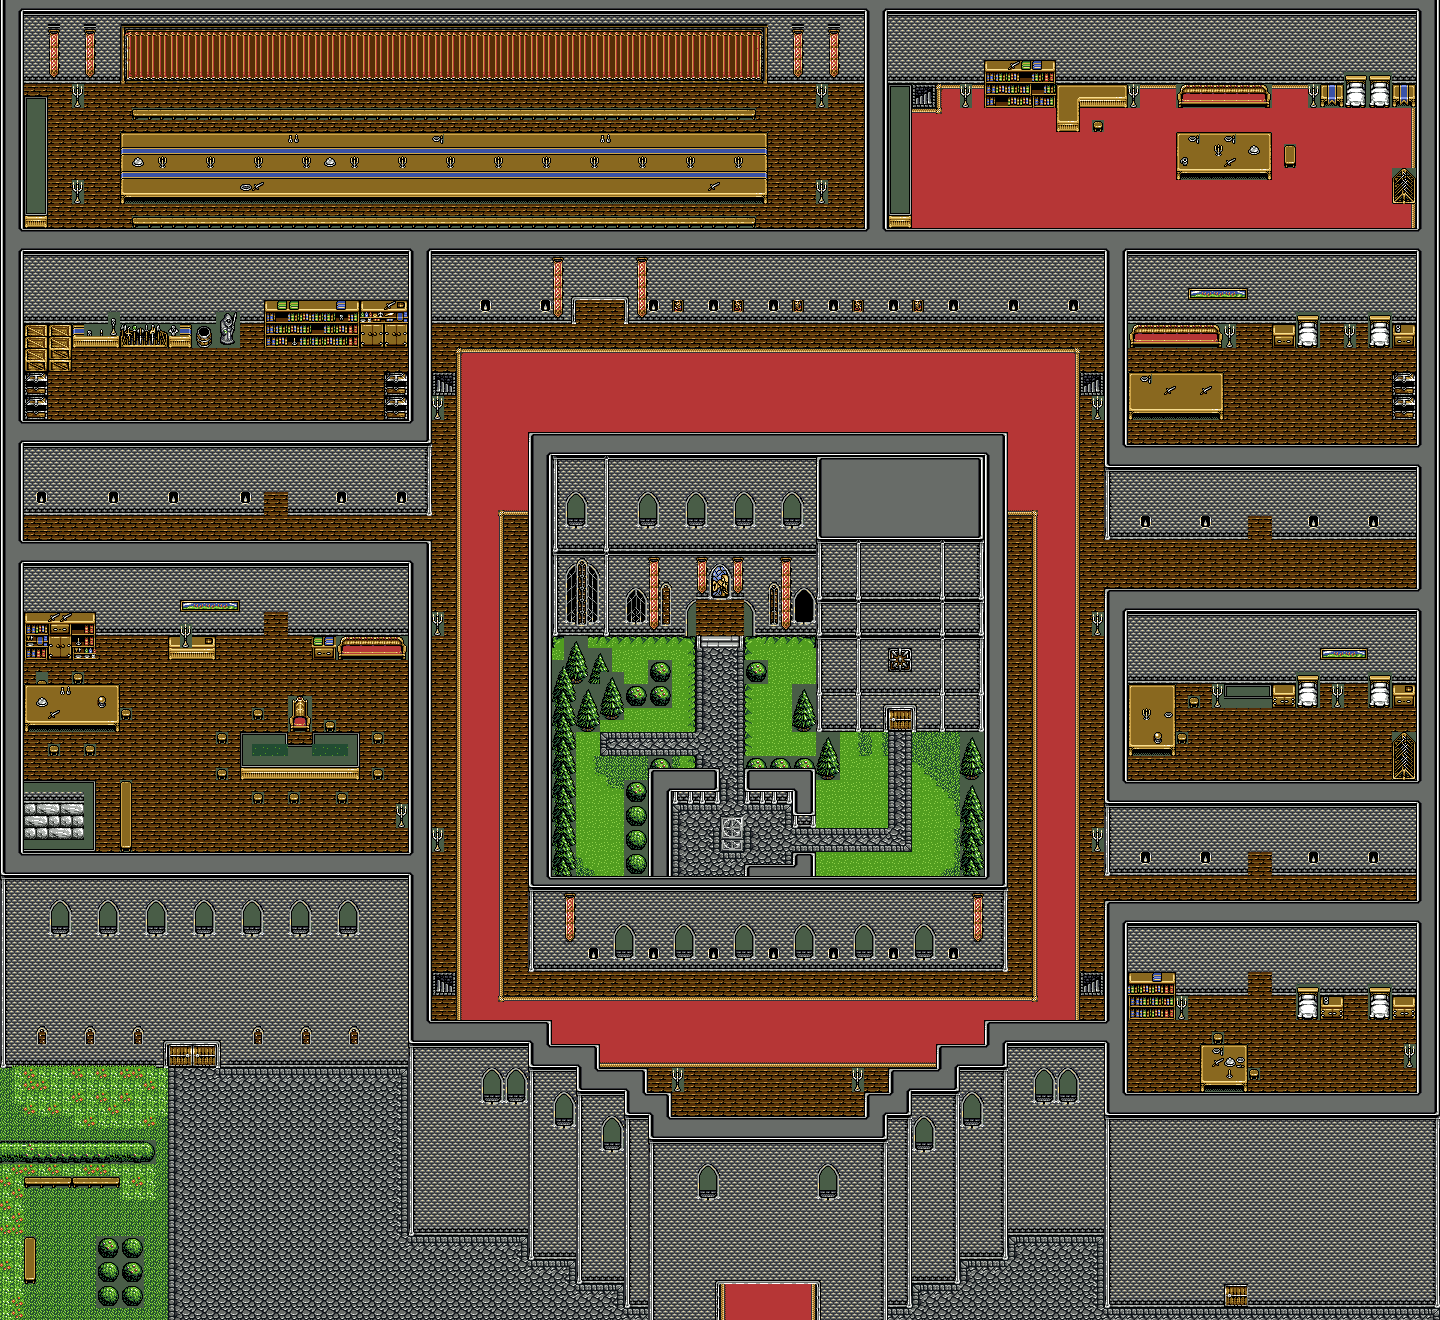

Below is a game level as drawn by its tile map, then a one-line description and the .tmx that defines it (tile-layer data replaced by summaries):
An orthogonal 120x110 tile map with 12x12 px tiles, 3 tile layers (BG, MG, FG), 6 hidden layers not drawn, 3 tilesets and 41 objects (9x SearchNoItem, KingChamberEntrance, InfrontOfSharna, KingChamberExit, NorthEastHallStairsExit1, ...).

<map version="1.0" tiledversion="1.0.3" orientation="orthogonal" renderorder="right-down" width="120" height="110" tilewidth="12" tileheight="12" nextobjectid="54">
<tileset firstgid="1" name="overworld(day)-Master" tilewidth="12" tileheight="12" tilecount="1296" columns="36">
<image source="../image/overworld(day)-Master.png" trans="495d47" width="432" height="432" />
</tileset>
<tileset firstgid="1297" name="castletown(day)-Master" tilewidth="12" tileheight="12" tilecount="900" columns="25">
<image source="../image/castletown(day)-Master.png" trans="495d47" width="300" height="440" />
</tileset>
<tileset firstgid="2197" name="castletown(day)-Slave1" tilewidth="12" tileheight="12" tilecount="495" columns="15">
<image source="../image/castletown(day)-Slave1.png" trans="495d47" width="180" height="400" />
</tileset>
<layer name="BG" width="120" height="110">
<data>[13200 cells, 13200 non-empty, 71 distinct tile ids]</data>
</layer>
<layer name="BG Shadow" width="120" height="110" visible="0">
<data>[13200 cells, 0 non-empty, 0 distinct tile ids]</data>
</layer>
<layer name="MG" width="120" height="110">
<data>[13200 cells, 1472 non-empty, 190 distinct tile ids]</data>
</layer>
<layer name="MG Shadow" width="120" height="110" visible="0">
<data>[13200 cells, 0 non-empty, 0 distinct tile ids]</data>
</layer>
<layer name="FG" width="120" height="110">
<data>[13200 cells, 6555 non-empty, 130 distinct tile ids]</data>
</layer>
<layer name="FG Shadow" width="120" height="110" visible="0">
<data>[13200 cells, 0 non-empty, 0 distinct tile ids]</data>
</layer>
<layer name="Lighting" width="120" height="110" visible="0">
<data>[13200 cells, 0 non-empty, 0 distinct tile ids]</data>
</layer>
<layer name="Roof" width="120" height="110" visible="0">
<data>[13200 cells, 0 non-empty, 0 distinct tile ids]</data>
</layer>
<layer name="Walkable" width="120" height="110" visible="0" opacity="0.75">
<data>[13200 cells, 10532 non-empty, 4 distinct tile ids]</data>
</layer>
<objectgroup name="Terrain" />
<objectgroup name="Trigger Regions">
<object id="12" name="KingChamberEntrance" x="936" y="96" width="24" height="24">
<properties>
<property name="start" value="exit=KingChamberEntrance" />
</properties>
</object>
<object id="23" name="InfrontOfSharna" x="96" y="672" width="24" height="24">
<properties>
<property name="start" value="exit=InfrontOfSharna" />
</properties>
</object>
<object id="24" name="KingChamberExit" x="912" y="96" width="24" height="24">
<properties>
<property name="null" value="" />
</properties>
</object>
<object id="27" name="NorthEastHallStairsExit1" x="1080" y="384" width="24" height="24">
<properties>
<property name="null" value="" />
</properties>
</object>
<object id="28" name="SouthWestHallStairsEntrance" x="456" y="984" width="24" height="24">
<properties>
<property name="start" value="exit=SouthWestHallStairsEntrance" />
</properties>
</object>
<object id="29" name="SouthEastHallStairsEntrance" x="1056" y="984" width="24" height="24">
<properties>
<property name="start" value="exit=SouthEastHallStairsEntrance" />
</properties>
</object>
<object id="30" name="SouthWestHallStairsExit1" x="432" y="984" width="24" height="24">
<properties>
<property name="null" value="" />
</properties>
</object>
<object id="31" name="NorthWestHallStairsExit1" x="432" y="384" width="24" height="24">
<properties>
<property name="null" value="" />
</properties>
</object>
<object id="32" name="SouthEastHallStairsExit1" x="1080" y="984" width="24" height="24">
<properties>
<property name="null" value="" />
</properties>
</object>
<object id="33" name="NorthEastHallStairsEntrance" x="1056" y="384" width="24" height="24">
<properties>
<property name="start" value="exit=NorthEastHallStairsEntrance" />
</properties>
</object>
<object id="35" name="NorthWestHallStairsEntrance" x="456" y="384" width="24" height="24">
<properties>
<property name="start" value="exit=NorthWestHallStairsEntrance" />
</properties>
</object>
<object id="45" name="Book1" x="984" y="96" width="48" height="24">
<properties>
<property name="searcharea" value="searchtrigger=8" />
</properties>
</object>
<object id="47" name="Book2" x="1032" y="96" width="24" height="24">
<properties>
<property name="searcharea" value="searchtrigger=9" />
</properties>
</object>
<object id="48" name="Book3" x="312" y="648" width="24" height="24">
<properties>
<property name="searcharea" value="searchtrigger=10" />
</properties>
</object>
<object id="49" name="Book4" x="72" y="648" width="24" height="24">
<properties>
<property name="searcharea" value="searchtrigger=11" />
</properties>
</object>
<object id="50" name="Book5" x="1128" y="1008" width="48" height="24">
<properties>
<property name="searcharea" value="searchtrigger=12" />
</properties>
</object>
<object id="51" name="Book6" x="264" y="336" width="48" height="24">
<properties>
<property name="searcharea" value="searchtrigger=13" />
</properties>
</object>
<object id="52" name="Book7" x="312" y="336" width="48" height="24">
<properties>
<property name="searcharea" value="searchtrigger=14" />
</properties>
</object>
</objectgroup>
<objectgroup name="Meta">
<object id="1" name="Soldier 1 Study" x="1176" y="360" width="24" height="24">
<properties>
<property name="npc" value="animation=Guard2 textid=4 wander=0" />
</properties>
</object>
<object id="3" name="Servant 1" x="816" y="144" width="24" height="24">
<properties>
<property name="npc" value="animation=Lexus textid=2 wander=2" />
</properties>
</object>
<object id="4" name="Soldier 1 Dining Hall" x="432" y="96" width="24" height="24">
<properties>
<property name="npc" value="animation=Guard1 textid=0 wander=8" />
</properties>
</object>
<object id="6" name="Servant 2" x="72" y="144" width="24" height="24">
<properties>
<property name="npc" value="animation=MistalCloakedHooded textid=3 wander=2" />
</properties>
</object>
<object id="7" name="Soldier 2 Dining Hall" x="240" y="216" width="24" height="24">
<properties>
<property name="npc" value="noturn=true facing=0 name= throughwall=false noanimate=true animation=Baldcaptain textid=1 wander=0" />
</properties>
</object>
<object id="8" name="Soldier 1 Storage" x="192" y="384" width="24" height="24">
<properties>
<property name="npc" value="animation=Baldcaptain textid=5 wander=4" />
</properties>
</object>
<object id="9" name="Sharna" x="72" y="672" width="24" height="24">
<properties>
<property name="npc" value="name=Sharna animation=Sharna textid=6 wander=0" />
</properties>
</object>
<object id="13" name="Door 1" x="264" y="492" width="24" height="24">
<properties>
<property name="door" value="image=ArmorDoor" />
</properties>
</object>
<object id="14" name="Door 2" x="264" y="612" width="24" height="24">
<properties>
<property name="door" value="image=HouseDoorRight" />
</properties>
</object>
<object id="15" name="Door 3" x="600" y="300" width="24" height="24">
<properties>
<property name="door" value="image=HouseDoorRight" />
</properties>
</object>
<object id="16" name="Door 4" x="576" y="300" width="24" height="24">
<properties>
<property name="door" value="image=HouseDoorLeft" />
</properties>
</object>
<object id="17" name="Door 5" x="1248" y="516" width="24" height="24">
<properties>
<property name="door" value="image=HouseDoorRight" />
</properties>
</object>
<object id="18" name="Door 6" x="1248" y="852" width="24" height="24">
<properties>
<property name="door" value="image=HouseDoorRight" />
</properties>
</object>
<object id="19" name="Door 7" x="1248" y="972" width="24" height="24">
<properties>
<property name="door" value="image=HouseDoorRight" />
</properties>
</object>
<object id="36" name="SearchNoItem" x="1392" y="408" width="24" height="24">
<properties>
<property name="searcharea" value="searchtrigger=7" />
</properties>
</object>
</objectgroup>
<objectgroup name="Battle" />
</map>
<!-- 8 of 41 objects omitted -->